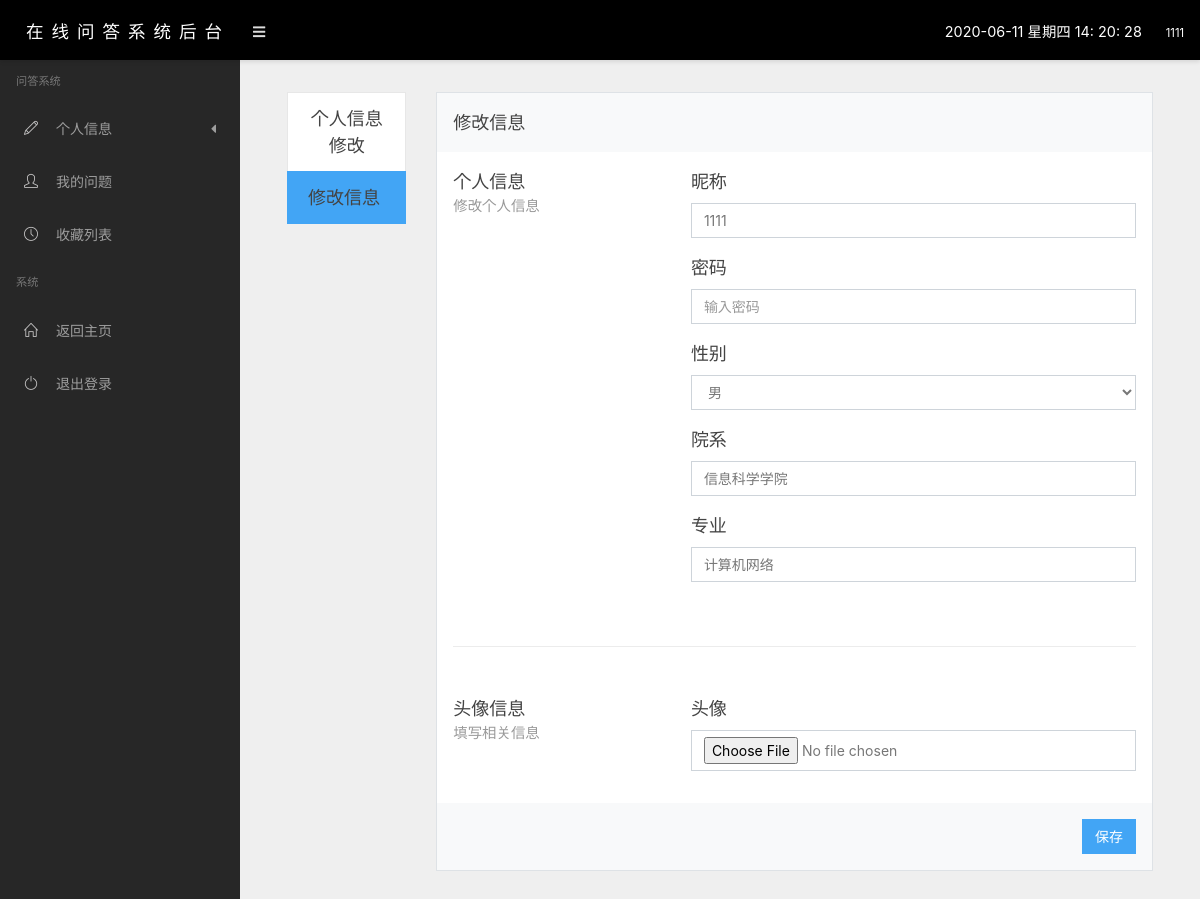
/user/modify/ (signed in), run on the app's committed database.
### app/models.py (models this page shows, shortened)
class Users(models.Model):
    status_choice = (
        ('T', '同意登陆'),
        ('F', '拒绝登陆'),
    )
    gender_choice = (
        ('T', '男'),
        ('F', '女'),
    )
    id = models.AutoField(primary_key=True, verbose_name="ID")
    nickname = models.CharField(max_length=10, verbose_name="昵称", default="新用户")
    username = models.CharField(max_length=10, unique=True, verbose_name="账号")
    img = models.ImageField(upload_to="img", verbose_name="用户头像", null=True, blank=True, default="default.jpg")
    password = models.CharField(max_length=10, verbose_name="密码")
    status = models.CharField(verbose_name="是否允许登陆", choices=status_choice, max_length=1, default="T")
    bonus = models.IntegerField(verbose_name="赏金", default=0)
    gender = models.CharField(max_length=1, choices=gender_choice, verbose_name="性别", default="T")
    college = models.CharField(max_length=10, verbose_name="院系", default="")
    major = models.CharField(max_length=20, verbose_name="专业", default="")
    createTime = models.DateTimeField(auto_now_add=True, verbose_name="注册时间")
    class Meta:
        verbose_name = "用户管理"
        verbose_name_plural = "用户管理"

### app/libs/identity_check.py (the view)
    def wra(req,*arg,**kwargs):
        identity = req.session.get('username')
        if identity:
            return func(req,*arg,**kwargs)
        else:
            return redirect("/login_register_page/")

### app/libs/identity_check.py (called while the page is built)
def login_need(func):
    def wra(req,*arg,**kwargs):
        identity = req.session.get('username')
        if identity:
            return func(req,*arg,**kwargs)
        else:
            return redirect("/login_register_page/")
    return wra

### app/views.py (called while the page is built)
def get_current_user(request):
    username = request.session["username"]
    user = Users.objects.get(username=username)
    return user

### manager/views.py (called while the page is built, shortened)
@login_need
def modify(request):
    user = get_current_user(request)
    return render(request,"manager/modiry.html",{"user":user})

### templates/manager/modiry.html (shortened to what this page needs)
{% extends 'manager/base.html' %}
{% block content %}
    <div class="container-fluid" style="font-size: 18px">
                <div class="row">
                    <div class="col-md-2">
                        <div class="list-group">
                            <a  class="list-group-item" style="text-align: center">个人信息修改</a>
                            <a class="list-group-item active" id="new_in" style="cursor: pointer;">修改信息</a>
                        </div>
                    </div>
                    <div class="col-md-10" id="new_in_card">
                        <div class="card">
                            <div class="card-header bg-light">
                                <span>修改信息</span>
                            </div>
                <form id="user_form" action="/user/modify/" method="post" enctype="multipart/form-data">
                            <div class="card-body">
                                <div class="row mb-5">
                                    <div class="col-md-4 mb-4">
                                        <div>个人信息</div>
                                        <div class="text-muted small">修改个人信息</div>
                                        <div class="col-md-6" style="text-align: center; margin: 0 auto">
                                            <div class="form-group" style="width: 150px">
                                                <label class="form-control-label">&nbsp;</label>
                                            </div>
                                        </div>
                                    </div>
                                    <div class="col-md-8">
                                        <div class="row">
                                            <div class="col-md-12">
                                                <div class="form-group">
                                                    <label class="form-control-label">昵称</label>
                                                    <input class="form-control input_check" name="nick_name" placeholder="输入昵称" value="{{ user.nickname }}">
                                                </div>
                                            </div>
                                        </div>
                                        <div class="row">
                                            <div class="col-md-12">
                                                <div class="form-group">
                                                    <label class="form-control-label">密码</label>
                                                    <input type="password" class="form-control input_check"  name="password" placeholder="输入密码">
                                                </div>
                                            </div>
                                        </div>
                                        <div class="row">
                                            <div class="col-md-12">
                                                <div class="form-group">
                                                    <label class="form-control-label">性别</label>
                                                    <select class="form-control input_check" name="gender">
                                                        <option value="T">男</option>
                                                    </select>
                                                </div>
                                            </div>
                                        </div>
                                        <div class="row">
                                            <div class="col-md-12">
                                                <div class="form-group">
                                                    <label class="form-control-label">院系</label>
                                                    <input class="form-control input_check" name="college" placeholder="输入院系" value="{{ user.college }}">
                                                </div>
                                            </div>
                                        </div>
                                        <div class="row">
                                            <div class="col-md-12">
                                                <div class="form-group">
                                                    <label class="form-control-label">专业</label>
                                                    <input class="form-control input_check" name="major" placeholder="输入专业" value="{{ user.major }}">
                                                </div>
                                            </div>
                                        </div>
                                    </div>
                                </div>
                                <hr>
                                <div class="row mt-5">
                                    <div class="col-md-4 mb-4">
                                        <div>头像信息</div>
                                        <div class="text-muted small">填写相关信息</div>
                                    </div>
                                    <div class="col-md-8">
                                        <div class="row">
                                            <div class="col-md-12">
                                                <div class="form-group">
                                                    <label class="form-control-label">头像</label>
                                                    <input type="file" class="form-control" name="vatar">
                                                </div>
                                            </div>
                                        </div>
                                    </div>
                                </div>
                            </div>
                </form>
                            <div class="card-footer bg-light text-right">
                                    <button type="submit" class="btn btn-primary" onclick="save_purchase()">保存</button>
                            </div>
                        </div>
                    </div>
                </div>
            </div>
{% endblock %}

### data on the page
Users: nick_name "1111", college "信息科学学院", major "计算机网络"

### other printed values
{{ request.session.nickname }} "1111"
